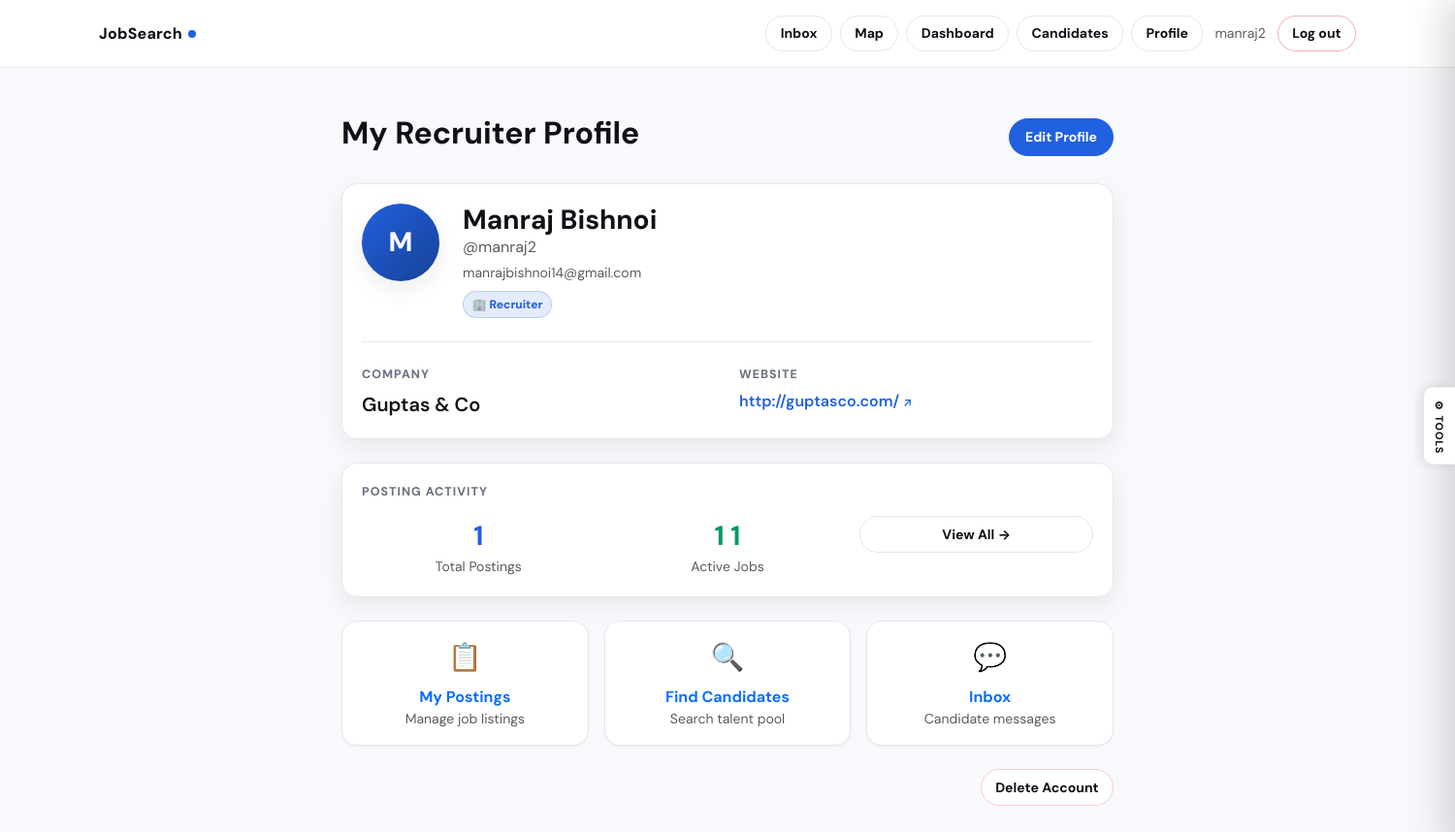
The page /recruiter/profile/ (signed in) on the database its author committed.
### jobs/models.py (models this page shows, shortened)
class CustomUser(AbstractUser):
    class Role(models.TextChoices):
        JOB_SEEKER = "job_seeker", "Job Seeker"
        RECRUITER = "recruiter", "Recruiter"
        ADMIN = "admin", "Admin"
    role = models.CharField(
        max_length=20,
        choices=Role.choices,
        default=Role.JOB_SEEKER,
    )
    def is_job_seeker(self):
        return self.role == self.Role.JOB_SEEKER
    def is_recruiter(self):
        return self.role == self.Role.RECRUITER

class RecruiterProfile(models.Model):
    user = models.OneToOneField(
        CustomUser, on_delete=models.CASCADE, related_name="recruiter_profile"
    )
    company_name = models.CharField(max_length=200)
    company_website = models.URLField(blank=True)
    bio = models.TextField(blank=True)
    goal_reviews       = models.PositiveIntegerField(default=20)
    goal_offers_sent   = models.PositiveIntegerField(default=5)
    goal_filled        = models.PositiveIntegerField(default=3)
    background_image   = models.ImageField(upload_to="backgrounds/", blank=True, null=True)
    background_opacity = models.FloatField(default=0.15)

class JobPosting(models.Model):
    class JobType(models.TextChoices):
        REMOTE = "remote", "Remote"
        ONSITE = "onsite", "On-site"
        HYBRID = "hybrid", "Hybrid"
    class ExperienceLevel(models.TextChoices):
        ENTRY = "entry", "Entry Level"
        MID = "mid", "Mid Level"
        SENIOR = "senior", "Senior Level"
        INTERN = "intern", "Internship"
    recruiter = models.ForeignKey(
        CustomUser, on_delete=models.CASCADE, related_name="job_postings"
    )
    title = models.CharField(max_length=200)
    company = models.CharField(max_length=200)
    description = models.TextField()
    skills = models.TextField(blank=True, help_text="Comma-separated skills")
    location = models.CharField(max_length=200, blank=True)
    latitude = models.FloatField(null=True, blank=True)
    longitude = models.FloatField(null=True, blank=True)
    job_type = models.CharField(
        max_length=20, choices=JobType.choices, default=JobType.ONSITE
    )
    experience_level = models.CharField(
        max_length=20, choices=ExperienceLevel.choices, default=ExperienceLevel.ENTRY
    )
    salary_min = models.PositiveIntegerField(null=True, blank=True)
    salary_max = models.PositiveIntegerField(null=True, blank=True)
    visa_sponsorship = models.BooleanField(default=False)
    is_active = models.BooleanField(default=True)
    created_at = models.DateTimeField(auto_now_add=True)
    updated_at = models.DateTimeField(auto_now=True)
    class Meta:
        ordering = ["-created_at"]

### jobs/views.py (the view)
# urls.py: path("recruiter/profile/", views.recruiter_profile, name="recruiter_profile"),
@login_required
def recruiter_profile(request):
    if not request.user.is_recruiter():
        return redirect("home")
    profile = RecruiterProfile.objects.filter(user=request.user).first()
    return render(request, "jobs/recruiter_profile.html", {"profile": profile})

### jobs/templates/jobs/recruiter_profile.html (shortened to what this page needs)
{% extends "jobs/base.html" %}
{% block content %}
<div class="container py-5" style="max-width: 820px;">
  <div class="d-flex justify-content-between align-items-center mb-4">
    <h2 class="fw-bold">My Recruiter Profile</h2>
    <a href="{% url 'recruiter_profile_edit' %}" class="btn btn-brand btn-sm">Edit Profile</a>
  </div>
  <div class="js-card mb-4" style="box-shadow:var(--shadow-md);">
    <div class="d-flex align-items-start gap-4 pb-4 mb-4" style="border-bottom:1px solid var(--border);">
      <div style="width:80px;height:80px;border-radius:50%;background:linear-gradient(135deg,var(--brand),var(--brand-dark));display:flex;align-items:center;justify-content:center;font-size:1.75rem;font-weight:800;color:white;flex-shrink:0;box-shadow:var(--shadow-md);">
        {{ user.first_name|first|default:user.username|first|upper }}
      </div>
      <div class="flex-grow-1">
        <h3 class="fw-bold mb-0">{{ user.get_full_name|default:user.username }}</h3>
        <div class="text-muted">@{{ user.username }}</div>
        <div class="text-muted small mt-1">{{ user.email }}</div>
        <div class="mt-2">
          <span class="js-badge" style="background:var(--brand-light);color:var(--brand);border-color:rgba(26,86,219,.2);font-size:.75rem;">
            🏢 Recruiter
          </span>
        </div>
      </div>
    </div>
    {% if profile %}
      <div class="row g-4">
        <div class="col-md-6">
          <div class="section-label">Company</div>
          <div class="fw-semibold fs-5">{{ profile.company_name|default:"—" }}</div>
        </div>
        {% if profile.company_website %}
        <div class="col-md-6">
          <div class="section-label">Website</div>
          <a href="{{ profile.company_website }}" target="_blank" rel="noopener"
             class="text-decoration-none fw-semibold" style="color:var(--brand);">
            {{ profile.company_website }}
            <span style="font-size:.75rem;">↗</span>
          </a>
        </div>
        {% endif %}
      </div>
    {% else %}
      <div class="text-muted fst-italic">No profile details added yet.
        <a href="{% url 'recruiter_profile_edit' %}">Add them now →</a>
      </div>
    {% endif %}
  </div>
  {% with jobs=user.job_postings.all %}
  {% if jobs %}
  <div class="js-card mb-4" style="box-shadow:var(--shadow-md);">
    <div class="section-label mb-3">Posting Activity</div>
    <div class="row g-3 text-center">
      <div class="col-4">
        <div class="fw-bold fs-3" style="color:var(--brand);">{{ jobs.count }}</div>
        <div class="text-muted small">Total Postings</div>
      </div>
      <div class="col-4">
        <div class="fw-bold fs-3" style="color:var(--success);">{{ jobs|dictsort:"is_active"|last|yesno:"1,0" }}
          {% with active_count=0 %}
            {% for j in jobs %}{% if j.is_active %}{{ forloop.counter|add:"0" }}{% endif %}{% endfor %}
          {% endwith %}
        </div>
        <div class="text-muted small">Active Jobs</div>
      </div>
      <div class="col-4">
        <a href="{% url 'recruiter_dashboard' %}" class="btn btn-ghost btn-sm w-100">View All →</a>
      </div>
    </div>
  </div>
  {% endif %}
  {% endwith %}
  <div class="row g-3">
    <div class="col-md-4">
      <a href="{% url 'recruiter_dashboard' %}" class="text-decoration-none">
        <div class="js-card js-card-hover h-100 text-center py-3">
          <div style="font-size:1.75rem;">📋</div>
          <div class="fw-bold mt-2">My Postings</div>
          <div class="text-muted small">Manage job listings</div>
        </div>
      </a>
    </div>
    <div class="col-md-4">
      <a href="{% url 'recruiter_candidate_search' %}" class="text-decoration-none">
        <div class="js-card js-card-hover h-100 text-center py-3">
          <div style="font-size:1.75rem;">🔍</div>
          <div class="fw-bold mt-2">Find Candidates</div>
          <div class="text-muted small">Search talent pool</div>
        </div>
      </a>
    </div>
    <div class="col-md-4">
      <a href="{% url 'inbox' %}" class="text-decoration-none">
        <div class="js-card js-card-hover h-100 text-center py-3">
          <div style="font-size:1.75rem;">💬</div>
          <div class="fw-bold mt-2">Inbox</div>
          <div class="text-muted small">Candidate messages</div>
        </div>
      </a>
    </div>
  </div>
  <div class="mt-4 d-flex justify-content-end">
    <a href="{% url 'delete_account' %}" class="btn btn-ghost btn-sm" style="color:var(--danger);border-color:#fecaca;">
      Delete Account
    </a>
  </div>
</div>
{% endblock %}

### jobs/templates/jobs/base.html (shortened to what this page needs)
<!doctype html>
<html lang="en" data-theme="light">
<head>
  <link href="https://cdn.jsdelivr.net/npm/bootstrap@5.3.3/dist/css/bootstrap.min.css" rel="stylesheet">
</head>
<body{% if milestones and milestones.background %} style="background-image:url('{{ milestones.background }}');background-size:cover;background-attachment:fixed;background-position:center;"{% endif %}>
<nav class="js-nav">
  <div class="container d-flex align-items-center py-3">
    <a class="js-brand" href="{% url 'home' %}">
      JobSearch<span class="js-brand-dot"></span>
    </a>
    <div class="ms-auto d-flex align-items-center gap-2 flex-wrap">
      {% if user.is_authenticated %}
        <a class="btn btn-ghost btn-sm" href="{% url 'inbox' %}">Inbox</a>
        <a class="btn btn-ghost btn-sm" href="{% url 'job_map' %}">Map</a>
        {% if user.is_recruiter %}
          <a class="btn btn-ghost btn-sm" href="{% url 'recruiter_dashboard' %}">Dashboard</a>
          <a class="btn btn-ghost btn-sm" href="{% url 'recruiter_candidate_search' %}">Candidates</a>
          <a class="btn btn-ghost btn-sm" href="{% url 'recruiter_profile' %}">Profile</a>
        {% endif %}
        <span class="text-muted small ms-1">{{ user.username }}</span>
        <form method="post" action="{% url 'logout' %}" class="d-inline ms-1">
          <button class="btn btn-ghost btn-sm" type="submit"
                  style="color:var(--danger);border-color:rgba(220,38,38,.35);">Log out</button>
        </form>
      {% else %}
        <a class="btn btn-ghost btn-sm" href="{% url 'register_recruiter' %}">Recruiter</a>
        <a class="btn btn-ghost btn-sm" href="{% url 'register_seeker' %}">Job Seeker</a>
        <a class="btn btn-brand btn-sm" href="{% url 'login' %}">Sign in</a>
      {% endif %}
    </div>
  </div>
</nav>
{% block content %}{% endblock %}
<div id="themePanel">
  <button id="themeToggleBtn" onclick="togglePanel()" title="Tools" aria-label="Open tools panel">
    ⚙ Tools
  </button>
</div>
</body>
</html>

### jobs/templates/jobs/base.html (style rules this page uses)
:root { --brand-h: 220; --brand-s: 74%; --brand-l: 50%; --brand: hsl(var(--brand-h), var(--brand-s), var(--brand-l)); --brand-light: hsl(var(--brand-h), var(--brand-s), 94%); --brand-dark: hsl(var(--brand-h), var(--brand-s), 34%); --surface: #f8f9fc; --card: #ffffff; --border: #e5e7eb; --text: #1f2937; --text-muted: #6b7280; --nav-bg: rgba(255,255,255,.92); --success: #059669; --danger: #dc2626; --warning: #d97706; --info: #0891b2; --shadow-sm: 0 1px 2px rgba(0,0,0,.05); --shadow-md: 0 8px 24px rgba(17,24,39,.08); --page-transition: .22s ease; }
*, *::before, *::after { box-sizing: border-box; }
body { font-family: "DM Sans", system-ui, -apple-system, Segoe UI, sans-serif; background: var(--surface); color: var(--text); transition: background var(--page-transition), color var(--page-transition); }
body { animation: pageIn .3s ease both; }
.js-nav { background: var(--nav-bg); backdrop-filter: blur(12px); -webkit-backdrop-filter: blur(12px); border-bottom: 1px solid var(--border); position: sticky; top: 0; z-index: 200; transition: background var(--page-transition), border-color var(--page-transition); }
.js-brand { text-decoration: none; font-weight: 800; color: var(--text); letter-spacing: .2px; transition: color var(--page-transition); }
.js-brand-dot { display: inline-block; width: 8px; height: 8px; background: var(--brand); border-radius: 999px; margin-left: 6px; transform: translateY(-1px); transition: background var(--page-transition); }
.btn-brand { background: var(--brand); color: white !important; border: 1px solid var(--brand); border-radius: 999px; font-weight: 700; padding: .5rem 1rem; transition: background .15s, border-color .15s, transform .1s; }
.btn-ghost { background: var(--card); border: 1px solid var(--border); border-radius: 999px; font-weight: 700; color: var(--text) !important; padding: .45rem .9rem; transition: border-color .15s, background .15s, color var(--page-transition); }
.js-card { background: var(--card); border: 1px solid var(--border); border-radius: 16px; padding: 1.25rem; box-shadow: var(--shadow-sm); transition: background var(--page-transition), border-color var(--page-transition), box-shadow .15s; }
.section-label { font-size: .78rem; font-weight: 800; color: var(--text-muted); text-transform: uppercase; letter-spacing: .08em; margin-bottom: .35rem; transition: color var(--page-transition); }
.js-badge { display: inline-flex; align-items: center; gap: .25rem; padding: .25rem .55rem; border-radius: 999px; font-size: .72rem; font-weight: 800; border: 1px solid var(--border); background: var(--card); color: var(--text); transition: background var(--page-transition), border-color var(--page-transition), color var(--page-transition); }
#themePanel { position: fixed; right: 0; top: 50%; transform: translateY(-50%); z-index: 100000; }
#themeToggleBtn { writing-mode: vertical-rl; text-orientation: mixed; padding: .7rem .5rem; border-radius: 10px 0 0 10px; background: var(--card); border: 1.5px solid var(--border); border-right: none; box-shadow: -3px 0 12px rgba(0,0,0,.1); cursor: pointer; font-size: .68rem; font-weight: 800; color: var(--text); letter-spacing: .07em; text-transform: uppercase; display: flex; align-items: center; gap: 5px; transition: background .15s, color .15s; }

### rows shown on the page
CustomUser: username "manraj2", first_name|first "M", get_full_name "Manraj Bishnoi", email "manrajbishnoi14@gmail.com"
RecruiterProfile: company_name "Guptas & Co", company_website "http://guptasco.com/"
JobPosting: is_active "1"

### other values the page prints
{{ jobs.count }} "1"
